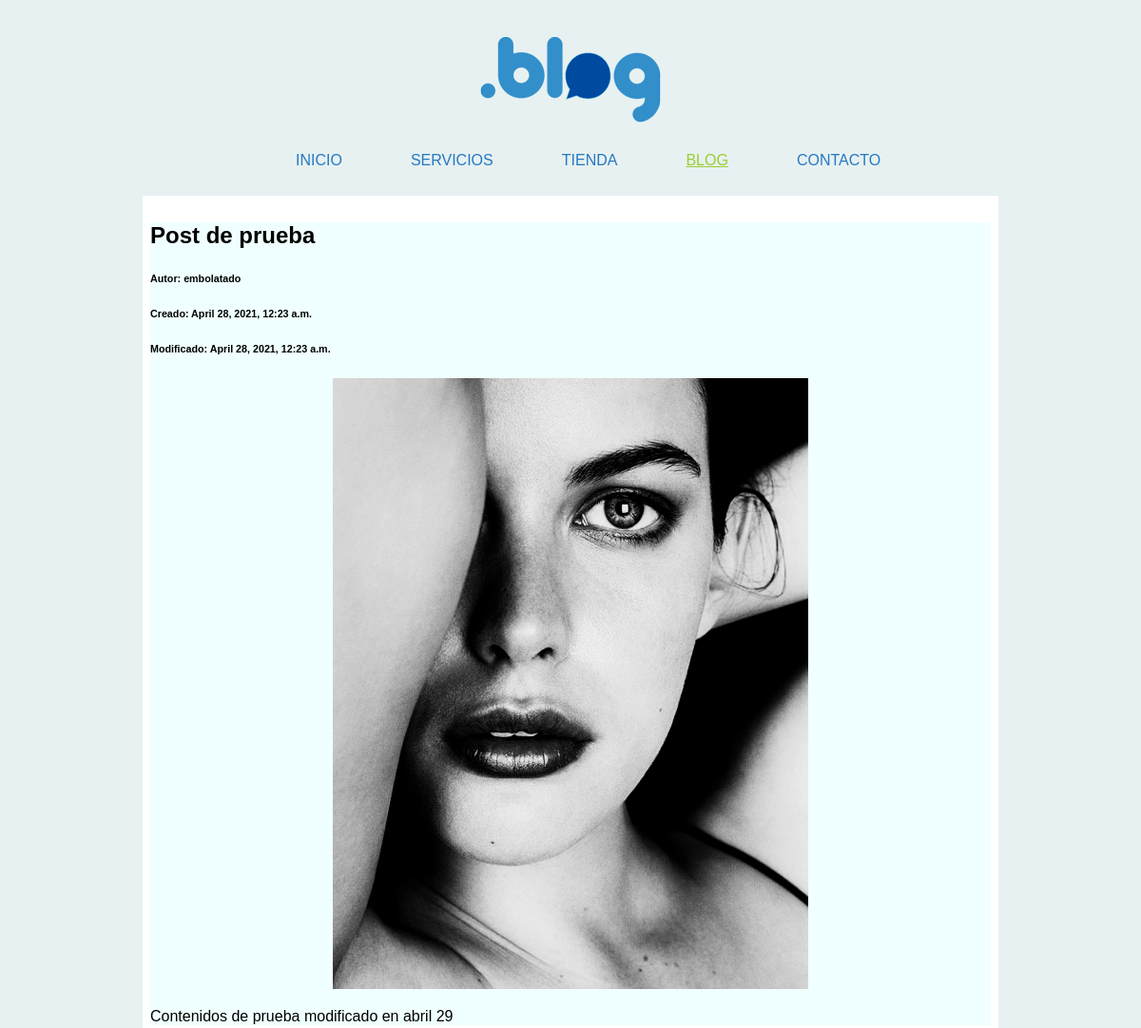
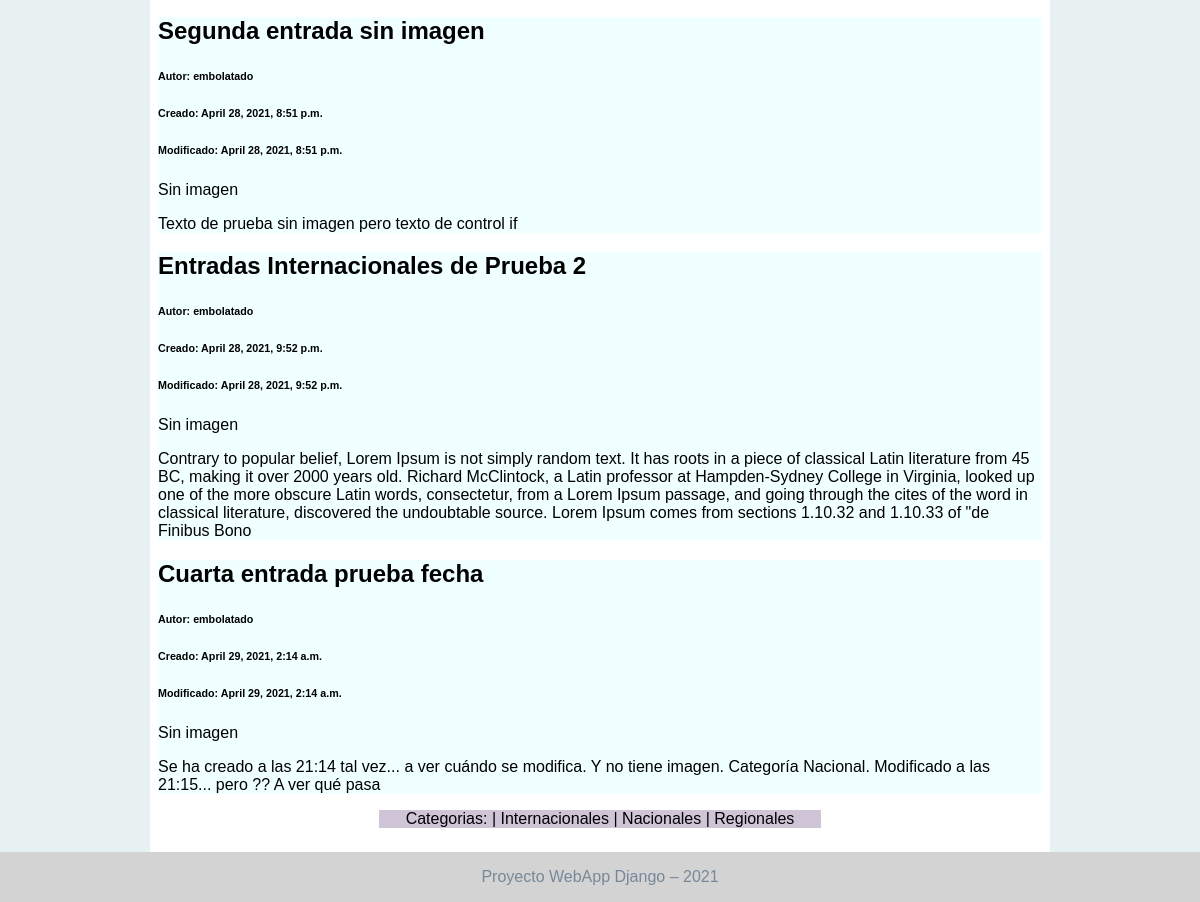
/blog/, run on an earlier commit of the app's database (2 pictures, top to bottom).
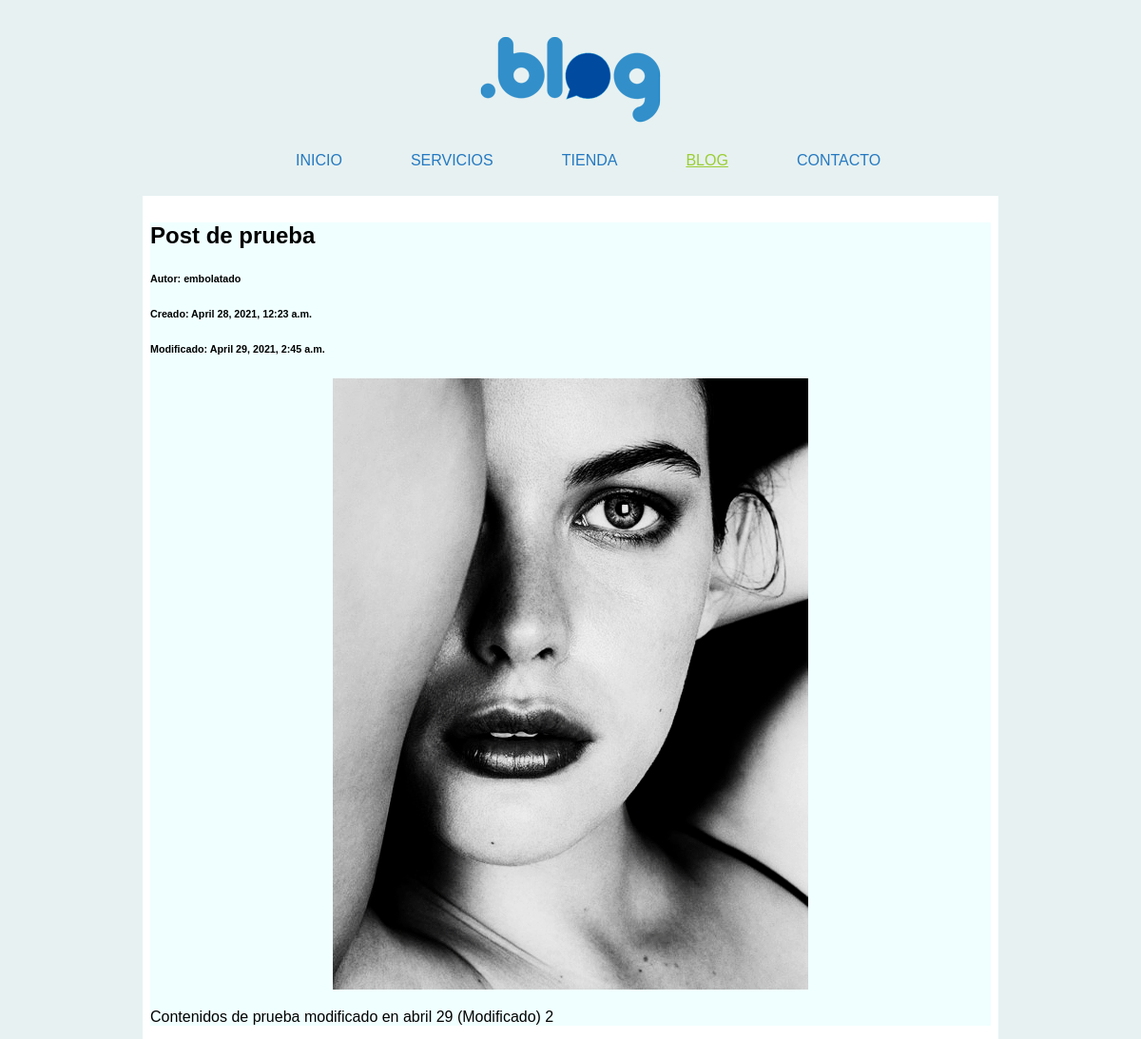
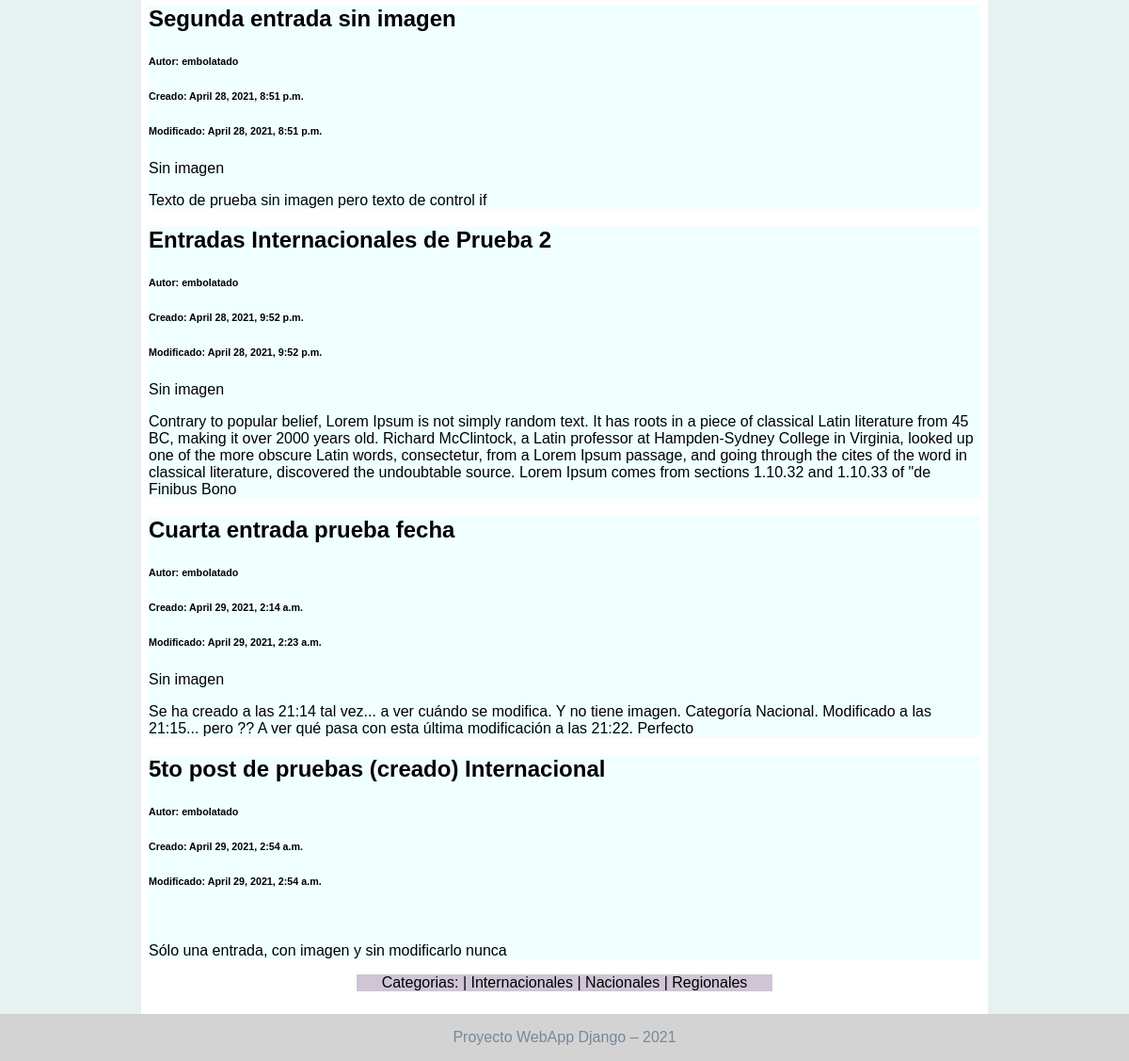
And on a later commit of the database (2 pictures, top to bottom).
### blog/models.py (models this page shows, shortened)
class Entrada(models.Model):
    titulo = models.CharField(max_length=50)
    cuerpo = models.TextField(max_length=500)
    imagen = models.ImageField(upload_to='blog', blank=True, null=True)
    creado = models.DateTimeField(auto_now_add=True)
    updated = models.DateTimeField(auto_now=True)
    autor = models.ForeignKey(User, on_delete=models.CASCADE)
    categorias = models.ManyToManyField(Categoria)
    class Meta:
        verbose_name = 'entrada'           # CUANDO HAY 1 REG EN LA TABLA
        verbose_name_plural = 'entradas'   # CUANDO HAY >1 REG EN LA TABLA

class Categoria(models.Model):
    nomcat = models.CharField(max_length=20)
    creado = models.DateTimeField(auto_now_add=True)
    updated = models.DateTimeField(auto_now=True)
    class Meta:
        verbose_name = 'categoría'           # CUANDO HAY 1 REG EN LA TABLA
        verbose_name_plural = 'categorías'   # CUANDO HAY >1 REG EN LA TABLA
    def __str__(self):
        return self.nomcat

### blog/views.py (the view)
# urls.py: path('', views.blog, name="Blog"),
def blog(request):
    cargapost = Entrada.objects.all()
    cargacat = Categoria.objects.distinct()
    return render(request, 'blogx/blog.html', {'post': cargapost, 'carcat': cargacat})

### blog/plantillas/blogx/blog.html (shortened to what this page needs)
{% extends 'webBlog/_base.html' %}
# {% load static %}
{% block content %}
{% for i in post %}
<div style="background-color: azure;">
    <h2>{{ i.titulo }}</h2>
    <h6>Autor: {{i.autor}}</h6>
    <h6>Creado: {{i.creado}}</h6>
    <h6>Modificado: {{i.updated}}</h6>
    {% if i.imagen %}
        <div class="imagen-centrada">
            <img src="{{i.imagen.url}}" alt="">
        </div>
    {% else %}
        <p>Sin imagen</p>
    {% endif %}
    <p>{{ i.cuerpo }}</p>
</div>
{% endfor %}
<section class="menu-categorias">
    <p>Categorias:
        {% for e in carcat %}
                | {{ e }}
        {% endfor %}</p>
</section>
{% endblock %}

### webBlog/templates/webBlog/_base.html (shortened to what this page needs)
<!DOCTYPE html>
<html>
    <head>
    {% load static %}
        <link rel="stylesheet" href="{% static 'webBlog/css/estilos.css' %}">
    </head>
    <body>
        <header>
            <div class="logo"></div>
        </header>
        <nav>
            <ul class="menu">
                <li class="menu__item {% if request.path == '/' %}seccion{% endif %}"><a href="{% url 'Home' %}">Inicio</a></li>
                <li class="menu__item {% if request.path == '/servicios/' %}seccion{% endif %}"><a href="{% url 'Servicios' %}">Servicios</a></li>
                <li class="menu__item {% if request.path == '/tienda' %}seccion{% endif %}"><a href="{% url 'Tienda' %}">Tienda</a></li>
                <li class="menu__item {% if request.path == '/blog/' %}seccion{% endif %}"><a href="{% url 'Blog' %}">Blog</a></li>
                <li class="menu__item {% if request.path == '/contacto' %}seccion{% endif %}"><a href="{% url 'Contacto' %}">Contacto</a></li>
            </ul>
        </nav>
        <div class="main-container">
            <div class="content-container">
            {% block content %}
            {% endblock %}
            </div>
        </div>
        <footer>
            <p>Proyecto WebApp Django – 2021</p>
        </footer>
    </body>
</html>

### webBlog/static/webBlog/css/estilos.css (style rules this page uses)
body { background-color: #e7f1f1; font-family: 'Franklin Gothic Medium', 'Arial Narrow', Arial, sans-serif; margin: 0 auto; height: 100%; }
header { margin-top: 2em; }
.logo { display: block; width: 200px; height: 100px; margin: 0 auto; background-image: url('../img/logo-trns-200.png'); }
.menu { list-style: none; padding: 0; text-align: center; }
.menu__item { margin: 0.5rem 0; padding: 4px; }
.menu a { text-decoration: none; text-transform: uppercase; color: #2479C1; padding: .475rem 2rem; }
.seccion a { color: yellowgreen; text-decoration: underline; }
.main-container { width: 90%; max-width: 900px; background-color: white; margin: 0 auto 50px auto; padding: 0.5em 0; }
.content-container { margin: 0.5em; }
.imagen-centrada { text-align: center; }
.menu-categorias { margin: 0 auto; background-color: rgb(207, 197, 214); width: 50%; text-align: center; }
footer { background-color: lightgrey; text-align: center; position: fixed; bottom: 0; right: 0; left: 0; padding: 0; color: lightslategray; display: grid; height: 50px; align-content: center; }
@media screen and (min-width: 780px) { nav { width: 74%; max-width: 650px; margin: 0 auto; } }
@media screen and (min-width: 780px) { .menu { display: flex; justify-content: space-between; } }

What changed in the data, as far as the page shows it:
changed Entrada "Post de prueba": updated "April 28, 2021, 12:23 a.m." → "April 29, 2021, 2:45 a.m."; cuerpo "Contenidos de prueba modificado en abril 29" → "Contenidos de prueba modificado en abril 29 (Modificado) 2"
changed Entrada "Cuarta entrada prueba fecha": updated "April 29, 2021, 2:14 a.m." → "April 29, 2021, 2:23 a.m."; cuerpo "Se ha creado a las 21:14 tal vez... a ver cuándo se modifica. Y no tiene imagen. Categoría Nacional. Modificado a las 21:15... pero ?? A ver qué pasa" → "…A ver qué pasa con esta última modificación a las 21:22. Perfecto"
added Entrada: titulo "5to post de pruebas (creado) Internacional", autor "embolatado", creado "April 29, 2021, 2:54 a.m.", updated "April 29, 2021, 2:54 a.m.", cuerpo "Sólo una entrada, con imagen y sin modificarlo nunca"
